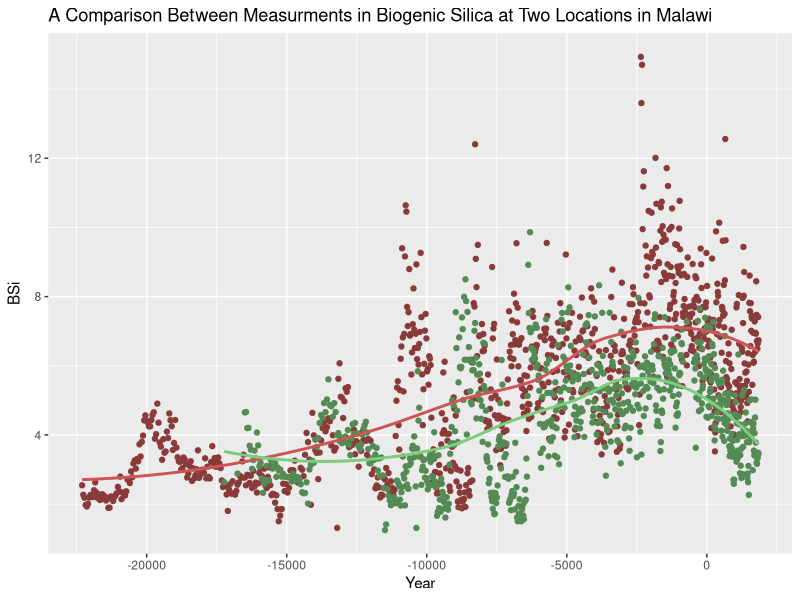

The R source for this figure:
## ---- chunk 1
library(tidyverse)
library(readxl)

data <- read_excel("East Africa lake data.xlsx", sheet = "Malawi", skip = 1)

data <- data %>%
  subset(select = -c(4,5,6,7))
colnames(data)[1] <- "Years before 2002"
colnames(data)[2] <- "Calandar Year"
colnames(data)[3] <- "BSi (Location 1)"
colnames(data)[4] <- "BSi (Location 2)"

ggplot(data) +
  geom_point(mapping = aes(x = `Calandar Year`, y = `BSi (Location 1)`), color = "indianred4") +
  geom_point(mapping = aes(x = `Calandar Year`, y = `BSi (Location 2)`), color = "palegreen4") +
  geom_smooth(mapping = aes(x = `Calandar Year`, y = `BSi (Location 1)`), color = "indianred3", se = FALSE) +
  geom_smooth(mapping = aes(x = `Calandar Year`, y = `BSi (Location 2)` ),color = "palegreen3", se = FALSE) +
  labs(y = "BSi", x = "Year", title = "A Comparison Between Measurments in Biogenic Silica at Two Locations in Malawi")
